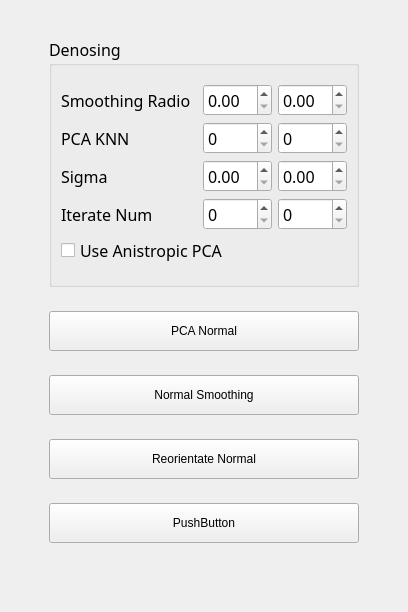
<?xml version="1.0" encoding="UTF-8"?>
<ui version="4.0">
 <class>DenosingForm</class>
 <widget class="QWidget" name="DenosingForm">
  <property name="geometry">
   <rect>
    <x>0</x>
    <y>0</y>
    <width>408</width>
    <height>612</height>
   </rect>
  </property>
  <property name="windowTitle">
   <string>Form</string>
  </property>
  <layout class="QVBoxLayout" name="verticalLayout_4">
   <item>
    <layout class="QVBoxLayout" name="verticalLayout_3">
     <item>
      <layout class="QHBoxLayout" name="horizontalLayout_2">
       <item>
        <spacer name="horizontalSpacer_3">
         <property name="orientation">
          <enum>Qt::Horizontal</enum>
         </property>
         <property name="sizeHint" stdset="0">
          <size>
           <width>40</width>
           <height>20</height>
          </size>
         </property>
        </spacer>
       </item>
       <item>
        <widget class="QPushButton" name="pushButton_4">
         <property name="maximumSize">
          <size>
           <width>20</width>
           <height>20</height>
          </size>
         </property>
         <property name="text">
          <string/>
         </property>
         <property name="icon">
          <iconset resource="resources.qrc">
           <normaloff>:/close.png</normaloff>:/close.png</iconset>
         </property>
         <property name="flat">
          <bool>true</bool>
         </property>
        </widget>
       </item>
       <item>
        <spacer name="horizontalSpacer_4">
         <property name="orientation">
          <enum>Qt::Horizontal</enum>
         </property>
         <property name="sizeType">
          <enum>QSizePolicy::Maximum</enum>
         </property>
         <property name="sizeHint" stdset="0">
          <size>
           <width>20</width>
           <height>20</height>
          </size>
         </property>
        </spacer>
       </item>
      </layout>
     </item>
     <item>
      <layout class="QHBoxLayout" name="horizontalLayout">
       <item>
        <spacer name="horizontalSpacer">
         <property name="orientation">
          <enum>Qt::Horizontal</enum>
         </property>
         <property name="sizeHint" stdset="0">
          <size>
           <width>40</width>
           <height>20</height>
          </size>
         </property>
        </spacer>
       </item>
       <item>
        <layout class="QVBoxLayout" name="verticalLayout_2">
         <item>
          <widget class="QGroupBox" name="groupBox">
           <property name="minimumSize">
            <size>
             <width>0</width>
             <height>250</height>
            </size>
           </property>
           <property name="font">
            <font>
             <family>文泉驿正黑</family>
             <pointsize>12</pointsize>
            </font>
           </property>
           <property name="title">
            <string>Denosing</string>
           </property>
           <layout class="QVBoxLayout" name="verticalLayout">
            <item>
             <layout class="QGridLayout" name="gridLayout">
              <item row="2" column="2">
               <widget class="QDoubleSpinBox" name="doubleSpinBox_2"/>
              </item>
              <item row="0" column="0">
               <widget class="QLabel" name="label">
                <property name="text">
                 <string>Smoothing Radio</string>
                </property>
               </widget>
              </item>
              <item row="3" column="0">
               <widget class="QLabel" name="label_4">
                <property name="text">
                 <string>Iterate Num</string>
                </property>
               </widget>
              </item>
              <item row="1" column="0">
               <widget class="QLabel" name="label_2">
                <property name="text">
                 <string>PCA KNN</string>
                </property>
               </widget>
              </item>
              <item row="1" column="2">
               <widget class="QSpinBox" name="spinBox"/>
              </item>
              <item row="0" column="2">
               <widget class="QDoubleSpinBox" name="doubleSpinBox"/>
              </item>
              <item row="2" column="0">
               <widget class="QLabel" name="label_3">
                <property name="text">
                 <string>Sigma</string>
                </property>
               </widget>
              </item>
              <item row="3" column="2">
               <widget class="QSpinBox" name="spinBox_2"/>
              </item>
              <item row="0" column="3">
               <widget class="QDoubleSpinBox" name="doubleSpinBox_3"/>
              </item>
              <item row="1" column="3">
               <widget class="QSpinBox" name="spinBox_3"/>
              </item>
              <item row="2" column="3">
               <widget class="QDoubleSpinBox" name="doubleSpinBox_4"/>
              </item>
              <item row="3" column="3">
               <widget class="QSpinBox" name="spinBox_4"/>
              </item>
              <item row="4" column="0" colspan="4">
               <widget class="QCheckBox" name="checkBox">
                <property name="text">
                 <string>Use Anistropic PCA</string>
                </property>
               </widget>
              </item>
             </layout>
            </item>
           </layout>
          </widget>
         </item>
         <item>
          <spacer name="verticalSpacer">
           <property name="orientation">
            <enum>Qt::Vertical</enum>
           </property>
           <property name="sizeType">
            <enum>QSizePolicy::Maximum</enum>
           </property>
           <property name="sizeHint" stdset="0">
            <size>
             <width>20</width>
             <height>40</height>
            </size>
           </property>
          </spacer>
         </item>
         <item>
          <widget class="QPushButton" name="pushButton">
           <property name="minimumSize">
            <size>
             <width>0</width>
             <height>40</height>
            </size>
           </property>
           <property name="text">
            <string>PCA Normal</string>
           </property>
          </widget>
         </item>
         <item>
          <spacer name="verticalSpacer_2">
           <property name="orientation">
            <enum>Qt::Vertical</enum>
           </property>
           <property name="sizeType">
            <enum>QSizePolicy::Maximum</enum>
           </property>
           <property name="sizeHint" stdset="0">
            <size>
             <width>20</width>
             <height>40</height>
            </size>
           </property>
          </spacer>
         </item>
         <item>
          <widget class="QPushButton" name="pushButton_2">
           <property name="minimumSize">
            <size>
             <width>0</width>
             <height>40</height>
            </size>
           </property>
           <property name="text">
            <string>Normal Smoothing</string>
           </property>
          </widget>
         </item>
         <item>
          <spacer name="verticalSpacer_3">
           <property name="orientation">
            <enum>Qt::Vertical</enum>
           </property>
           <property name="sizeType">
            <enum>QSizePolicy::Maximum</enum>
           </property>
           <property name="sizeHint" stdset="0">
            <size>
             <width>20</width>
             <height>40</height>
            </size>
           </property>
          </spacer>
         </item>
         <item>
          <widget class="QPushButton" name="pushButton_3">
           <property name="minimumSize">
            <size>
             <width>0</width>
             <height>40</height>
            </size>
           </property>
           <property name="text">
            <string>Reorientate Normal</string>
           </property>
          </widget>
         </item>
         <item>
          <spacer name="verticalSpacer_6">
           <property name="orientation">
            <enum>Qt::Vertical</enum>
           </property>
           <property name="sizeType">
            <enum>QSizePolicy::Maximum</enum>
           </property>
           <property name="sizeHint" stdset="0">
            <size>
             <width>20</width>
             <height>40</height>
            </size>
           </property>
          </spacer>
         </item>
         <item>
          <widget class="QPushButton" name="pushButton_5">
           <property name="minimumSize">
            <size>
             <width>0</width>
             <height>40</height>
            </size>
           </property>
           <property name="text">
            <string>PushButton</string>
           </property>
          </widget>
         </item>
         <item>
          <spacer name="verticalSpacer_5">
           <property name="orientation">
            <enum>Qt::Vertical</enum>
           </property>
           <property name="sizeHint" stdset="0">
            <size>
             <width>20</width>
             <height>40</height>
            </size>
           </property>
          </spacer>
         </item>
         <item>
          <spacer name="verticalSpacer_4">
           <property name="orientation">
            <enum>Qt::Vertical</enum>
           </property>
           <property name="sizeType">
            <enum>QSizePolicy::Fixed</enum>
           </property>
           <property name="sizeHint" stdset="0">
            <size>
             <width>20</width>
             <height>40</height>
            </size>
           </property>
          </spacer>
         </item>
        </layout>
       </item>
       <item>
        <spacer name="horizontalSpacer_2">
         <property name="orientation">
          <enum>Qt::Horizontal</enum>
         </property>
         <property name="sizeHint" stdset="0">
          <size>
           <width>40</width>
           <height>20</height>
          </size>
         </property>
        </spacer>
       </item>
      </layout>
     </item>
    </layout>
   </item>
  </layout>
 </widget>
 <resources>
  <include location="resources.qrc"/>
 </resources>
 <connections/>
</ui>
